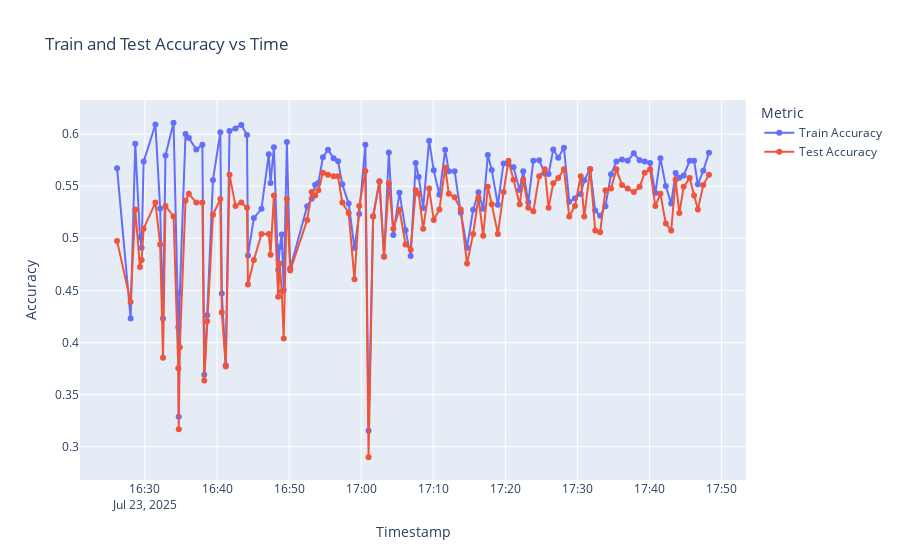

The notebook cell saved with this chart:
### Code cell
import plotly.graph_objects as go

df['timestamp'] = pd.to_datetime(df['timestamp'])

# Create Plotly figure with scatter + line
fig = go.Figure()
fig.add_trace(go.Scatter(
    x=df['timestamp'], y=df['train_accuracy'],
    mode='lines+markers', name='Train Accuracy'
))
fig.add_trace(go.Scatter(
    x=df['timestamp'], y=df['test_accuracy'],
    mode='lines+markers', name='Test Accuracy'
))
fig.update_layout(
    title="Train and Test Accuracy vs Time",
    xaxis_title="Timestamp",
    yaxis_title="Accuracy",
    legend_title="Metric"
)

fig.show()
